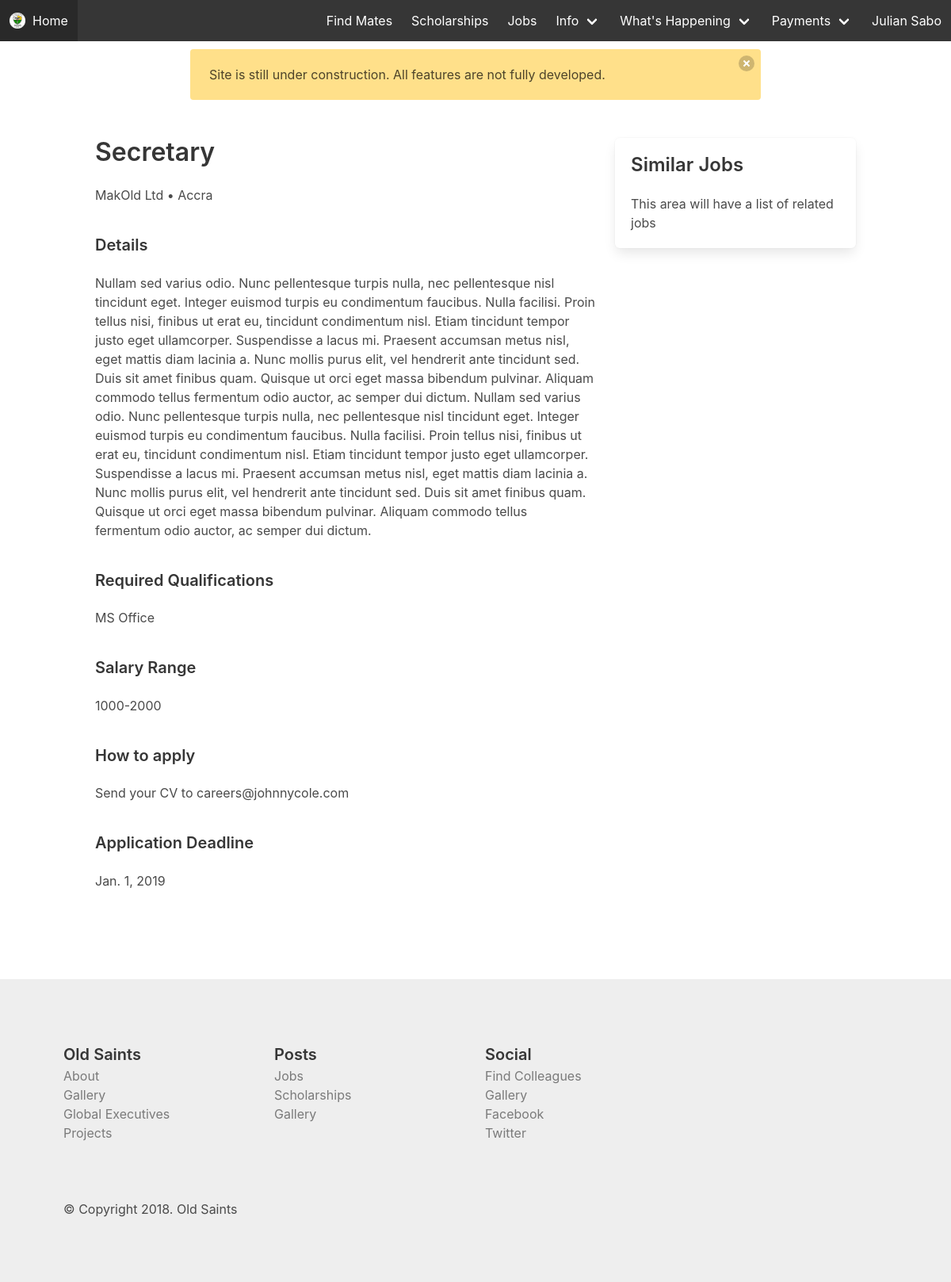
The page /jobs/8/ (signed in) on the database its author committed.
### web/models.py (models this page shows, shortened)
class Job(models.Model):
    post_title = models.CharField(max_length=70)
    position = models.CharField(max_length=70)
    short_description = models.CharField(max_length=250)
    job_description = models.TextField()
    salary_range = models.CharField(max_length=60)
    location = models.CharField(max_length=70)
    company = models.CharField(max_length=70)
    how_to_apply = models.CharField(max_length=70)
    date_added = models.DateTimeField(auto_now_add=True)
    qualifications = models.CharField(max_length=100)
    deadline = models.DateField()
    profession_type = models.CharField(max_length=100, default="General")
    posted_by = models.ForeignKey(Alumnum, related_name="jobs", on_delete=models.CASCADE)
    class Meta:
        ordering = ('-date_added', )

### web/views.py (the view)
# urls.py: url(r'^jobs/(?P<job_id>\d+)/$', views.job_detail, name="job_detail"),
@login_required
def job_detail(request, job_id):
    context = {
        'job': Job.objects.get(pk=job_id)
    }
    return render(request, 'web/job_detail.html', context)

### web/templates/web/job_detail.html (shortened to what this page needs)
{% extends "web/base.html" %}
{% block content %}
    <div class="container" style="margin-top: 3em;">
        <div class="columns">
            <div class="column">
                    <p class="is-3 title">{{job.post_title}}</p>
                    <p>{{job.company}} &bull; {{job.location}}</p>
                    <p class="is-5 title" style="margin-top: 2em;">Details</p>
                    <p>{{job.job_description}}</p>
                    <p class="is-5 title" style="margin-top: 2em;">Required Qualifications</p>
                    <p>{{job.qualifications}}</p>
                    <p class="is-5 title" style="margin-top: 2em;">Salary Range</p>
                    <p>{{job.salary_range}}</p>
                    <p class="is-5 title" style="margin-top: 2em;">How to apply</p>
                    <p>{{job.how_to_apply}}</p>
                    <p class="is-5 title" style="margin-top: 2em;">Application Deadline</p>
                    <p>{{job.deadline}}</p>
            </div>
            <div class="column is-one-third">
                <div class="box">
                    <p class="title is-4">Similar Jobs</p>
                    <p>This area will have a list of related jobs</p>
                </div>
            </div>
        </div>
    </div>
{% endblock content %}

### web/templates/web/base.html (shortened to what this page needs)
{% load static %}
<!DOCTYPE html>
<html lang="en">
<head>
    <link rel="stylesheet" href="https://cdnjs.cloudflare.com/ajax/libs/bulma/0.7.1/css/bulma.min.css" />
    <link rel="stylesheet" href="{% static 'web/css/main.css' %}">
    <link rel="stylesheet" href="{% static 'web/css/intlTelInput.min.css' %}">
</head>
<body>
    <header>
        <nav class="navbar is-dark" role="navigation" aria-label="main navigation">
            <div class="navbar-brand">
                <a class="navbar-item" href="/">
                    <img src="{% static 'web/images/oldsaints-01.png' %}" alt="Old Saints" width="20" height="20"> &nbsp;{% if home %}
                    Old Saints
                    {% else %}
                    Home
                    {% endif %}
                </a>
            </div>
            <div class="navbar-menu">
                <div class="navbar-end">
                    <a class="navbar-item" href="{% url 'web:find_mate' %}">
                        Find Mates
                    </a>
                    <a class="navbar-item" href="{% url 'web:scholarships' %}">
                        Scholarships
                    </a>
                    <a class="navbar-item" href="{% url 'web:jobs' %}">
                        Jobs
                    </a>
                    <div class="navbar-item has-dropdown is-hoverable">
                        <a class="navbar-link">
                            Info
                        </a>
                    </div>
                    <div class="navbar-item has-dropdown is-hoverable">
                        <a class="navbar-link">
                            What's Happening
                        </a>
                    </div>
                    <div class="navbar-item has-dropdown is-hoverable">
                        <a class="navbar-link">
                            Payments
                        </a>
                    </div>
                    {% if user.is_authenticated %}
                    {% if user.is_superuser %}
                    <div class="navbar-item has-dropdown is-hoverable">
                        <a class="navbar-link">
                            {{user.get_full_name}}
                        </a>
                        <div class="navbar-dropdown is-boxed">
                            <a class="navbar-item" target="_blank" href="/admin/web/">
                                Admin Site
                            </a>
                            <a class="navbar-item" href="">
                                Profile
                            </a>
                            <a href="{% url 'web:logout' %}" class="navbar-item">Log out</a>
                        </div>
                    </div>
                    {% else %}
                    <a class="navbar-item" href="">
                        {{user.get_full_name}}
                    </a>
                    {% endif %} {% else %}
                    <a class="navbar-item" href="{% url 'web:login' %}">
                        Log in
                    </a>
                    {% endif %}
                </div>
            </div>
        </nav>
    </header>
    <div class="notification is-warning" style="width: 60%; margin-left: auto; margin-right: auto; margin-top: 10px;">
        <button class="delete"></button>
        Site is still under construction. All features are not fully developed.
    </div>
    <div class="content-block">
        {% block content %} {% endblock content %}
    </div>
    <footer>
        <div class="columns">
            <div class="column">
                <h4 class="is-size-5 has-text-weight-semibold  has-text-grey-darker">Old Saints</h4>
                <ul>
                    <li>
                        <a href="{% url 'web:about' %}" class="has-text-grey">About</a>
                    </li>
                    <li>
                        <a href="{% url 'web:gallery' %}" class="has-text-grey">Gallery</a>
                    </li>
                    <li>
                        <a href="{% url 'web:global_executives' %}" class="has-text-grey">Global Executives</a>
                    </li>
                    <li>
                        <a href="" class="has-text-grey">Projects</a>
                    </li>
                </ul>
            </div>
            <div class="column">
                <h4 class="is-size-5 has-text-weight-semibold  has-text-grey-darker">Posts</h4>
                <ul>
                    <li>
                        <a href="{% url 'web:jobs' %}" class="has-text-grey">Jobs</a>
                    </li>
                    <li>
                        <a href="{% url 'web:scholarships' %}" class="has-text-grey">Scholarships</a>
                    </li>
                    <li>
                        <a href="" class="has-text-grey">Gallery</a>
                    </li>
                </ul>
            </div>
            <div class="column">
                <h4 class="is-size-5 has-text-weight-semibold  has-text-grey-darker">Social</h4>
                <ul>
                    <li>
                        <a href="{% url 'web:find_mate' %}" class="has-text-grey">Find Colleagues</a>
                    </li>
                    <li>
                        <a href="" class="has-text-grey">Gallery</a>
                    </li>
                    <li>
                        <a href="" class="has-text-grey">Facebook</a>
                    </li>
                    <li>
                        <a href="" class="has-text-grey">Twitter</a>
                    </li>
                </ul>
            </div>
            <div class="column">
            </div>
        </div>
        <br>
        <br> &copy; Copyright 2018. Old Saints
    </footer>
</body>
</html>

### web/static/web/css/main.css (style rules this page uses)
footer { margin-top: 4em; padding: 5em; background: #eee }
.content-block { min-height: 100vh; }

### rows shown on the page
Job: post_title "Secretary", company "MakOld Ltd", location "Accra", job_description "Nullam sed varius odio. Nunc pellentesque turpis nulla, nec pellentesque nisl tincidunt eget. Integer euismod turpis eu condimentum faucibus. Nulla facilisi. Proin tellus nisi, finibus ut erat eu, tincidunt condimentum nisl. Etiam tincidunt tempor justo eget ullamcorper. Suspendisse a lacus mi. Praesent accumsan metus nisl, eget mattis diam lacinia a. Nunc mollis purus elit, vel hendrerit ante tincidunt sed. Duis sit amet finibus quam. Quisque ut orci eget massa bibendum pulvinar. Aliquam commodo tellus fermentum odio auctor, ac semper dui dictum. Nullam sed varius odio. Nunc pellentesque turpis nulla, nec pellentesque nisl tincidunt eget. Integer euismod turpis eu condimentum faucibus.…", qualifications "MS Office", salary_range "1000-2000", how_to_apply "Send your CV to careers@johnnycole.com", deadline "Jan. 1, 2019"

### other values the page prints
{{ user.get_full_name }} "Julian Sabo"
